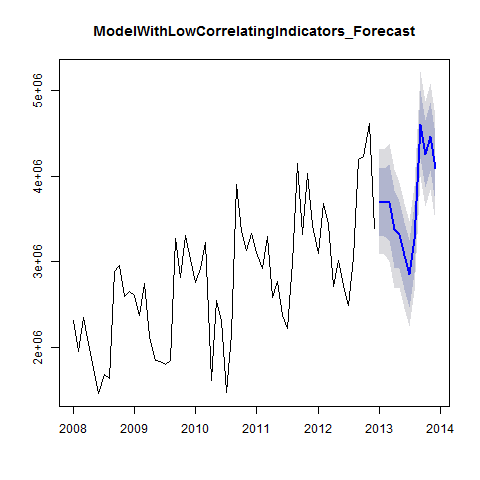

The script that saved this image:
#Creates ModelWithLowCorrelatingIndicators_Forecast plot

png("Plots/ModelWithLowCorrelatingIndicators_Forecast_plot.png")
plot(ModelWithLowCorrelatingIndicators_Forecast, main="ModelWithLowCorrelatingIndicators_Forecast")
dev.off()